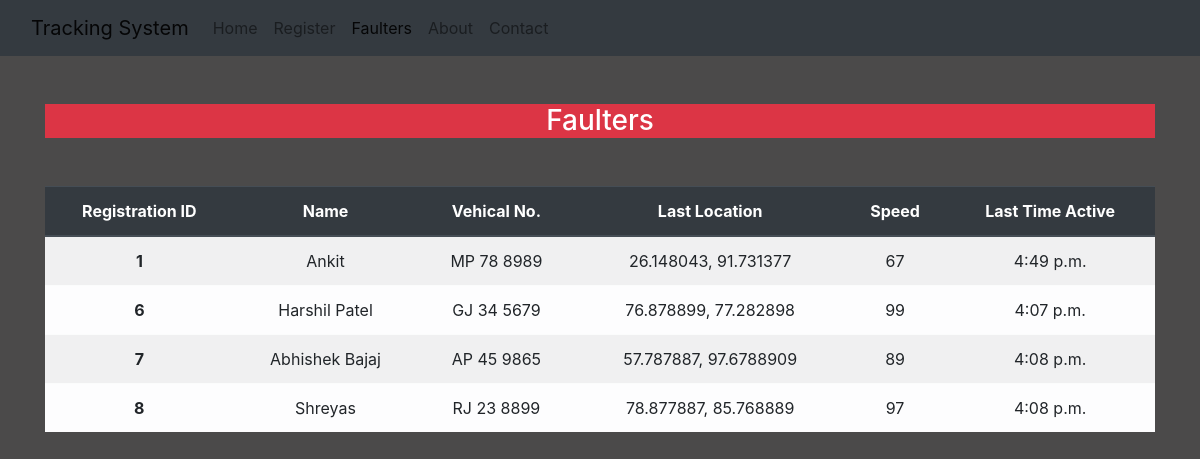
/faulters/, run on the app's committed database.
### Core/models.py (models this page shows)
class ActiveUser(models.Model):
    registered_id = models.IntegerField(default=None)
    fullname = models.CharField(max_length=60)
    reg_no = models.CharField(max_length=60)
    location = models.CharField(max_length=60)
    speed = models.IntegerField()
    time = models.TimeField()

### Core/views.py (the view)
# urls.py: path('faulters/', views.faulters, name="faulters"),
def faulters(request):
    users = ActiveUser.objects.all()
    state = 'active'
    title = 'Faulter'
    return render(request, 'Core/faulters.html', {'users': users, 'fstate':state, 'title':title})

### Core/templates/Core/faulters.html
{% extends 'Core/base.html' %}
{% load static %}
{% block content %}
<div class="col-sm-12 text-center">
    <h3 class="text-white my-5 bg-danger text-center">Faulters</h3>
  <table class="table table-striped table-light table-hover">
    <thead class="thead-dark">
      <tr>
      <th scope="col">Registration ID</th>
      <th scope="col">Name</th>
      <th scope="col">Vehical No.</th>
      <th scope="col">Last Location</th>
      <th scope="col">Speed</th>
      <th scope="col">Last Time Active</th>
      </tr>
    </thead>
    <tbody>
      {% for user in users %}
          {% if user.speed > 60 or user.speed < 5 %}
            <tr>
              <th scope="row">{{user.id}}</th>
              <td>{{user.fullname}}</td>
              <td>{{user.reg_no}}</td>
              <td>{{user.location}}</td>
              <td>{{user.speed}}</td>
              <td>{{user.time}}</td>
            </tr>
          {% endif %}
      {% endfor %}
    </tbody>
  </table>
</div>
{% endblock content %}

### Core/static/css/style.css (style rules this page uses)
body { background-color: rgb(75,74,74); color: antiquewhite; }

### data on the page
ActiveUser: id "1", fullname "Ankit", reg_no "MP 78 8989", location "26.148043, 91.731377", speed "67", time "4:49 p.m."
ActiveUser: id "6", fullname "Harshil Patel", reg_no "GJ 34 5679", location "76.878899, 77.282898", speed "99", time "4:07 p.m."
ActiveUser: id "7", fullname "Abhishek Bajaj", reg_no "AP 45 9865", location "57.787887, 97.6788909", speed "89", time "4:08 p.m."
ActiveUser: id "8", fullname "Shreyas", reg_no "RJ 23 8899", location "78.877887, 85.768889", speed "97", time "4:08 p.m."
